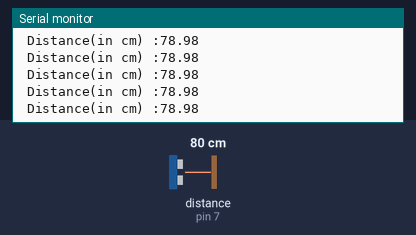
Bench run of a sketch on a simulated Arduino Uno, built with avr-gcc and run on an emulated ATmega328P. Parts: the last lines printed to the serial monitor. Wiring (inferred from the names in the program): ultrasonic range finder: trigger pin 4; echo pin 7. The test bench sets the inputs (shaded band); at power-on: distance to the obstacle (sensor on pin 7) 80 cm. The echo pulse lasts 58.3 µs per cm.

Above: at 1.2 s.
1.3 s: distance to the obstacle (sensor on pin 7) set to 2 cm
At 2.2 s:
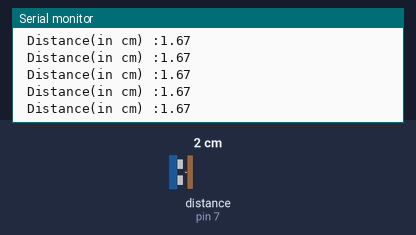
2.8 s: distance to the obstacle (sensor on pin 7) set to 18 cm
At 3.6 s:
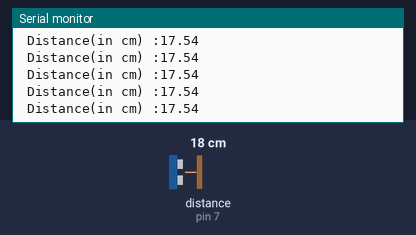
5.8 s: distance to the obstacle (sensor on pin 7) set to 4 cm
At 6.5 s:
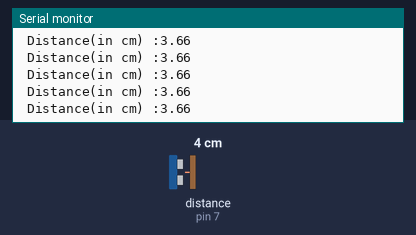
8.8 s: distance to the obstacle (sensor on pin 7) set to 120 cm
At 9.5 s:
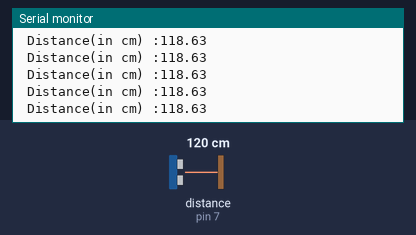
11.8 s: distance to the obstacle (sensor on pin 7) set to 9 cm
At 12.8 s:
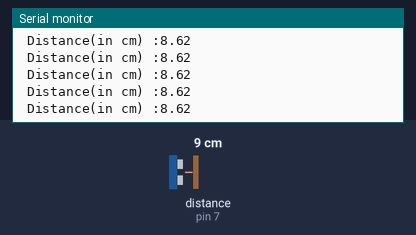
14.8 s: distance to the obstacle (sensor on pin 7) set to 35 cm
At 15.4 s:
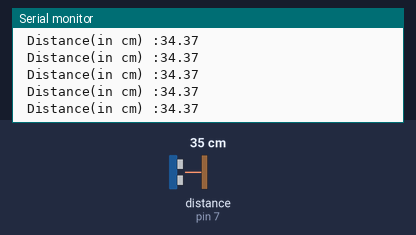
Timing chart, 0 to 17.8 s (numbered marks = the images above; inputs shaded):
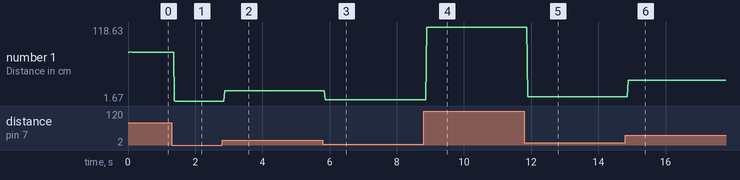

The sketch:

ultrasonic_test.ino
```cpp
#define trigger 4
#define echo 7

float t=0,distance=0;

void setup()
{
 pinMode(trigger,OUTPUT);
 pinMode(echo,INPUT);
 Serial.begin(9600);
}

void loop()
{
 digitalWrite(trigger,LOW);
 delayMicroseconds(2);
 digitalWrite(trigger,HIGH);
 delayMicroseconds(8);
 digitalWrite(trigger,LOW);
 delayMicroseconds(2);
 t=pulseIn(echo,HIGH);
 distance=((t*340)/20000);

 Serial.print(" Distance(in cm) :");
 Serial.println(distance);
}
```

Measured:
- after the input at 1.3 s, the serial monitor: prints a new line after 0.08 s (image 1)
- after the input at 2.8 s, the serial monitor: prints a new line after 0.08 s (image 2)
- after the input at 5.8 s, the serial monitor: prints a new line after 0.07 s (image 3)
- after the input at 8.8 s, the serial monitor: prints a new line after 0.09 s (image 4)
- after the input at 11.8 s, the serial monitor: prints a new line after 0.09 s (image 5)
- after the input at 14.8 s, the serial monitor: prints a new line after 0.09 s (image 6)
- plotted number 1: 78.98 → 1.67 after the input at 1.3 s, 1.67 → 17.54 after the input at 2.8 s, 17.54 → 3.66 after the input at 5.8 s, 3.66 → 118.63 after the input at 8.8 s, 118.63 → 8.62 after the input at 11.8 s
